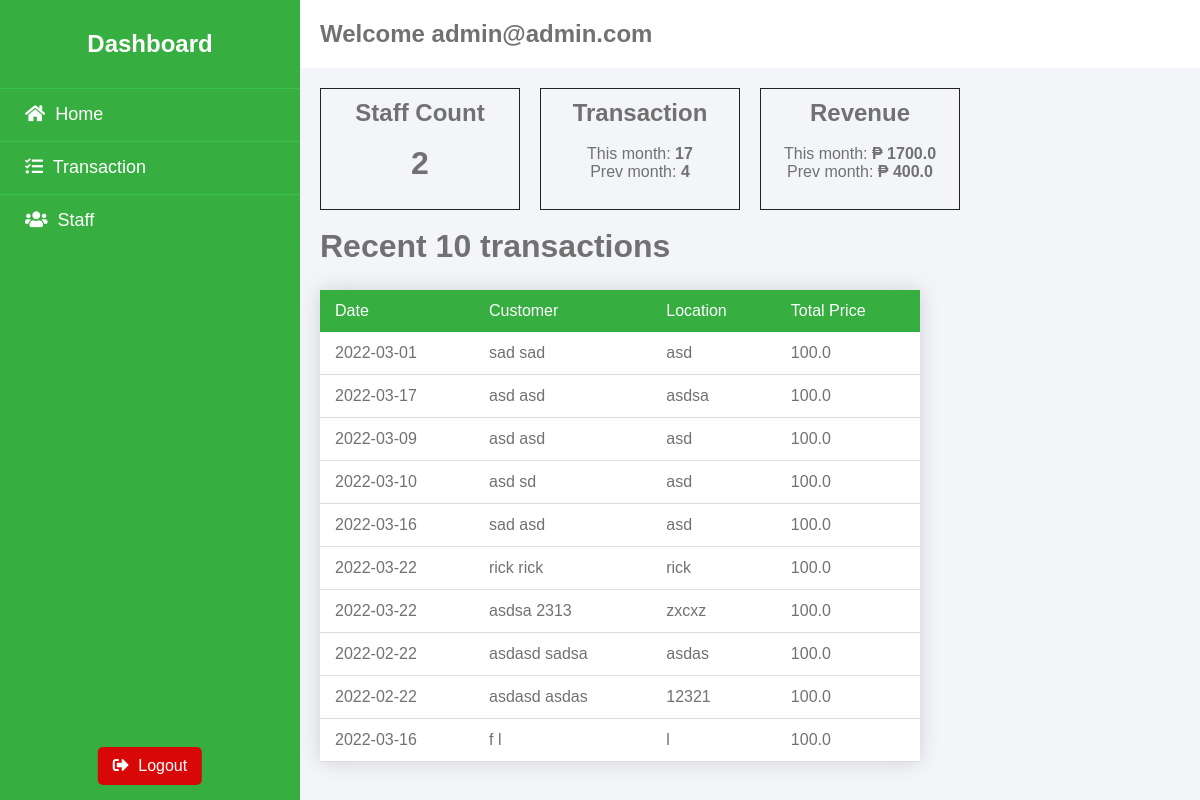
Page /dashboard (signed in) on the committed database.
### models.py (models this page shows, shortened)
class Staff(db.Model):
    __tablename__ = 'staff'
    staff_id = db.Column(db.Integer, primary_key=True)
    staff_email = db.Column(db.String(200), unique=True)
    staff_password = db.Column(db.String(200), nullable=False)

class Transaction(db.Model):
    __tablename__ = 'transaction'
    cust_id = db.Column(db.Integer, primary_key=True)
    cust_firstname = db.Column(db.Text)
    cust_lastname = db.Column(db.Text)
    trans_date = db.Column(db.Date)
    trans_location = db.Column(db.Text)
    prod_id = db.Column(db.Integer)

class Product(db.Model):
    __tablename__ = 'product'
    prod_id = db.Column('prod_id', db.Integer, primary_key=True)
    prod_unit_qty = db.Column(db.Integer)
    prod_retail_price = db.Column(db.Float)
    prod_total_price = db.Column(db.Float)

### blueprint/dashboard.py (the view)
@dashboard_bp.route('/dashboard')
def dashboard():
    if not is_authenticated():
        return redirect(url_for('auth_bp.login_page'))
    email = session["email"]
    date_now = datetime.utcnow()
    year_now = date_now.year
    month_now = date_now.month
    prev_month = month_now - 1
    this_year = extract('year', Transaction.trans_date) == year_now
    this_month = extract('month', Transaction.trans_date) == month_now
    this_prev_month = extract('month', Transaction.trans_date) == prev_month
    staff_count = len(Staff.query.all())
    trans_month_count = len(Transaction.query.filter(this_year, this_month).all())
    prev_trans_month_count = len(Transaction.query.filter(this_year, this_prev_month).all())
    prod_trans_data = Transaction.query \
        .join(Product, Transaction.prod_id == Product.prod_id) \
        .with_entities(
            Product.prod_total_price
        ) \
        .filter(Transaction.prod_id == Product.prod_id)
    prod_month_data = prod_trans_data.filter(this_year, this_month).all()
    prod_prev_month_data = prod_trans_data.filter(this_year, this_prev_month).all()
    recent_trans_data = Transaction.query\
        .order_by(Transaction.cust_id.desc())\
        .join(Product, Transaction.prod_id == Product.prod_id)\
        .with_entities(
            Product.prod_total_price,
            Transaction.cust_firstname,
            Transaction.cust_lastname,
            Transaction.trans_location,
            Transaction.trans_date
        )\
        .filter(Transaction.prod_id == Product.prod_id)\
        .limit(10)\
        .all()
    prod_month_total_earn = 0
    for item in prod_month_data:
        prod_month_total_earn += item[0]
    prod_prev_month_total_earn = 0
    for item in prod_prev_month_data:
        prod_prev_month_total_earn += item[0]
    data = {
        "email": email,
        "staff_count": staff_count,
        "trans_month_count": trans_month_count,
        "prev_trans_month_count": prev_trans_month_count,
        "prod_month_total_earn": prod_month_total_earn,
        "prod_prev_month_total_earn": prod_prev_month_total_earn,
        "recent_trans_data": recent_trans_data
    }
    return render_template('auth/dashboard_page.html', data=data)

### helper/functions.py (called while the page is built)
def is_authenticated():
    if session.get('signedin'):
        return True
    return False

### templates/auth/dashboard_page.html
{% extends 'auth/auth_base.html' %}
{% block head %}
<link rel="stylesheet" href="{{ url_for('static', filename='css/dashboard.css') }}">
<link rel="stylesheet" href="{{ url_for('static', filename='css/staff.css') }}">
{% endblock %}
{% block header %}
<h2>Welcome {{ data['email'] }} </h2>
{% endblock %}
{% block body %}
<div class="dashboard">
    <div class="item">
        <h2>Staff Count</h2> <br>
        <h1>{{ data['staff_count'] }}</h1>
    </div>
    <div class="item">
        <h2>Transaction</h2> <br>
        <p>This month: <b>{{ data['trans_month_count'] }}</b></p>
        <p>Prev month: <b>{{ data['prev_trans_month_count'] }}</b></p>
    </div>
    <div class="item">
        <h2>Revenue</h2> <br>
        <p>This month: <b>₱ {{ data['prod_month_total_earn'] }}</b></p>
        <p>Prev month: <b>₱ {{ data['prod_prev_month_total_earn'] }}</b></p>
        <br>
    </div>
</div>
    <div>
        <br>
        <h1>Recent 10 transactions</h1>
        <table>
        <thead>
            <tr>
                <td>Date</td>
                <td>Customer</td>
                <td>Location</td>
                <td>Total Price</td>
            </tr>
        </thead>
        <tbody>
            {% for item in data['recent_trans_data'] %}
            <tr>
                <td>{{ item[4] }}</td>
                <td>{{ item[1] }} {{ item[2] }}</td>
                <td>{{ item[3] }}</td>
                <td>{{ item[0] }}</td>
            </tr>
            {% endfor %}
        </tbody>
    </table>
    </div>
{% endblock %}

### templates/auth/auth_base.html (shortened to what this page needs)
<!DOCTYPE html>
<html lang="en">
    <head>
        <link rel="stylesheet" href="{{ url_for('static', filename='css/auth.css') }}">
        <link rel="stylesheet" href="https://pro.fontawesome.com/releases/v5.10.0/css/all.css"/>
        {% block head %}
        {% endblock %}
    </head>
<body>
<div class="wrapper">
    <div class="sidebar">
        <h2>Dashboard</h2>
        <ul>
            <li>
                <a href="/dashboard">
                    <i class="fas fa-home"></i>
                    Home
                </a>
            </li>
            <li>
                <a href="/transaction">
                    <i class="fas fa-tasks"></i>
                    Transaction
                </a>
            </li>
            <li>
                <a href="/staff">
                    <i class="fas fa-users"></i>
                    Staff
                </a>
            </li>
        </ul>
        <div class="logout">
            <a href="/logout">
                <i class="fas fa-sign-out-alt"></i>
                Logout
            </a>
        </div>
    </div>
    <div class="main">
        <div class="main--header">
            {% block header %}
            {% endblock %}
        </div>
        <div class="main--content">
            {% block body %}
            {% endblock %}
        </div>
    </div>
</div>
</body>
</html>

### static/css/auth.css (style rules this page uses)
.fas { padding-right: 5px; }
body { background: #F3F5F9; }
.wrapper { display: flex; position: relative; }
.wrapper .sidebar { position: fixed; width: 300px; height: 100%; padding: 30px 0; background: rgb(54, 175, 64); }
.wrapper .sidebar h2 { color: #FFF; text-align: center; margin-bottom: 30px; }
.wrapper .sidebar ul li { padding: 15px 25px; font-size: 18px; border-top: 1px solid rgba(61, 211, 74, 0.5); border-bottom: 1px solid rgba(61, 211, 74, 0.05); }
.wrapper .sidebar ul li a { color: #FFF; display: block; }
.wrapper .sidebar .logout { position: absolute; bottom: 0; left: 50%; transform: translateX(-50%); display: flex; background-color: #d80808; padding: 10px 15px; margin-bottom: 15px; border-radius: 5px; }
.wrapper .sidebar .logout a { color: #FFF; }
.wrapper .main { width: 100%; margin-left: 300px; }
.wrapper .main--header { padding: 20px; background: #FFF; color: #717171; }
.wrapper .main--content { margin: 20px; color: #717171; }

### static/css/dashboard.css (style rules this page uses)
.dashboard { display: flex; gap: 10px 20px; }
.item { padding: 10px; border: 1px solid #222; text-align: center; width: 200px; }

### static/css/staff.css (style rules this page uses)
table { border-collapse: collapse; margin: 25px 0; font-size: 0.9em; font-family: sans-serif; min-width: 600px; box-shadow: 0 0 20px rgba(0, 0, 0, 0.15); background: #FFF; }
table thead tr { background: rgb(54, 175, 64); color: #ffffff; text-align: left; }
table th, table td { padding: 12px 15px; font-size: 16px; }
table tbody tr { border-bottom: 1px solid #dddddd; }

### static/css/global.css (style rules this page uses)
* { margin: 0; padding: 0; box-sizing: border-box; font-family: sans-serif; list-style: none; text-decoration: none; }

### rows in the picture
Staff: email "admin@admin.com"
Transaction: trans_date "2022-03-01", cust_firstname "sad", cust_lastname "sad", trans_location "asd", prod_total_price "100.0"
Transaction: trans_date "2022-03-17", cust_firstname "asd", cust_lastname "asd", trans_location "asdsa", prod_total_price "100.0"
Transaction: trans_date "2022-03-09", cust_firstname "asd", cust_lastname "asd", trans_location "asd", prod_total_price "100.0"
Transaction: trans_date "2022-03-10", cust_firstname "asd", cust_lastname "sd", trans_location "asd", prod_total_price "100.0"
Transaction: trans_date "2022-03-16", cust_firstname "sad", cust_lastname "asd", trans_location "asd", prod_total_price "100.0"
Transaction: trans_date "2022-03-22", cust_firstname "rick", cust_lastname "rick", trans_location "rick", prod_total_price "100.0"
Transaction: trans_date "2022-03-22", cust_firstname "asdsa", cust_lastname "2313", trans_location "zxcxz", prod_total_price "100.0"
Transaction: trans_date "2022-02-22", cust_firstname "asdasd", cust_lastname "sadsa", trans_location "asdas", prod_total_price "100.0"
Transaction: trans_date "2022-02-22", cust_firstname "asdasd", cust_lastname "asdas", trans_location "12321", prod_total_price "100.0"
Transaction: trans_date "2022-03-16", cust_firstname "f", cust_lastname "l", trans_location "l", prod_total_price "100.0"

### other values in the picture
{{ data['staff_count'] }} "2"
{{ data['trans_month_count'] }} "17"
{{ data['prev_trans_month_count'] }} "4"
{{ data['prod_month_total_earn'] }} "1700.0"
{{ data['prod_prev_month_total_earn'] }} "400.0"
